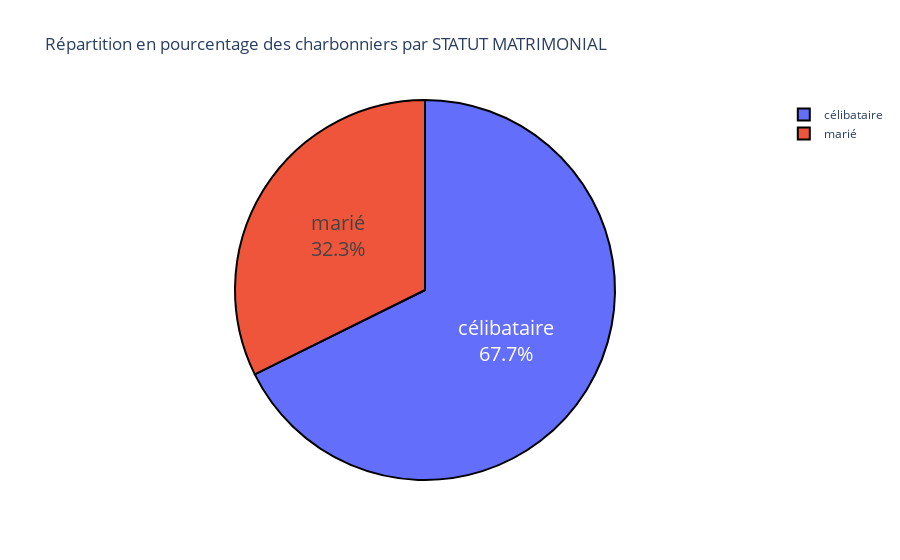

Here is the notebook cell this chart was saved with:
### Markdown cell above
### 2 - Répartition des charbonniers selon leur statut matrimoniale

### Code cell
pie_diagramme(data=data_charbonnier, col="STATUT MATRIMONIAL")

### Figure 1 — Plotly figure (JSON) as saved in the notebook; plotly's stock layout.template omitted (floating-point values rounded to 4 significant figures)
{"data": [{"customdata": [["célibataire"], ["marié"]], "domain": {"x": [0, 1], "y": [0, 1]}, "hovertemplate": "STATUT MATRIMONIAL=%{customdata[0]}<br>proportion=%{value}<extra></extra>", "labels": ["célibataire", "marié"], "legendgroup": "", "marker": {"colors": ["#636efa", "#EF553B"], "line": {"color": "#000000", "width": 2}}, "name": "", "showlegend": true, "textfont": {"size": 20}, "textinfo": "percent+label", "textposition": "inside", "type": "pie", "values": [0.6768, 0.3232]}], "layout": {"legend": {"tracegroupgap": 0}, "title": {"text": "Répartition en pourcentage des charbonniers par STATUT MATRIMONIAL"}}}
